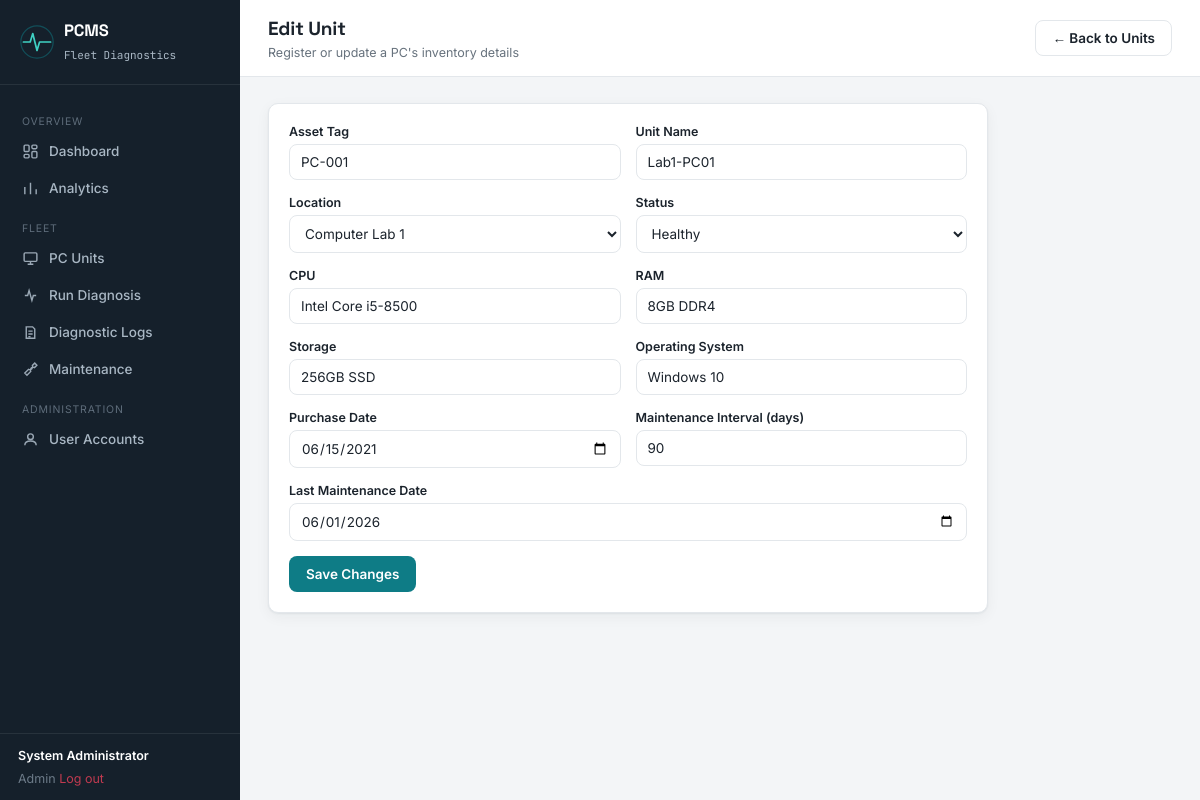
Screenshot of /unit_form.php?id=1 (signed in) with the database file from the repository.
### tables this page shows
CREATE TABLE units (
    id INT AUTO_INCREMENT PRIMARY KEY,
    asset_tag VARCHAR(30) NOT NULL UNIQUE,
    unit_name VARCHAR(100) NOT NULL,
    location_id INT NULL,
    cpu VARCHAR(100),
    ram VARCHAR(50),
    storage VARCHAR(100),
    os VARCHAR(50),
    purchase_date DATE NULL,
    status ENUM('healthy','at_risk','critical','under_repair','retired') NOT NULL DEFAULT 'healthy',
    maintenance_interval_days INT NOT NULL DEFAULT 90,
    last_maintenance_date DATE NULL,
    created_at TIMESTAMP DEFAULT CURRENT_TIMESTAMP,
    FOREIGN KEY (location_id) REFERENCES locations(id) ON DELETE SET NULL
);

CREATE TABLE locations (
    id INT AUTO_INCREMENT PRIMARY KEY,
    name VARCHAR(100) NOT NULL
);

### includes/functions.php (called while the page is built, shortened)
<?php
function e($str) {
    return htmlspecialchars($str ?? '', ENT_QUOTES, 'UTF-8');
}

### unit_form.php (the view, shortened to what this page needs)
<?php
require_once __DIR__ . '/includes/functions.php';
$pdo = getDB();
$id = $_GET['id'] ?? null;
$unit = ['asset_tag'=>'','unit_name'=>'','location_id'=>'','cpu'=>'','ram'=>'','storage'=>'','os'=>'',
         'purchase_date'=>'','status'=>'healthy','maintenance_interval_days'=>90,'last_maintenance_date'=>''];
if ($id) {
    $stmt = $pdo->prepare("SELECT * FROM units WHERE id = ?");
    $stmt->execute([$id]);
    $found = $stmt->fetch();
    if ($found) $unit = $found;
}
$locations = $pdo->query("SELECT * FROM locations ORDER BY name")->fetchAll();
require_once __DIR__ . '/includes/header.php';
?>
<div class="topbar">
    <div><h2><?= $id ? 'Edit Unit' : 'Add New Unit' ?></h2><div class="subtitle">Register or update a PC's inventory details</div></div>
    <a href="units.php" class="btn btn-outline">← Back to Units</a>
</div>
<div class="content">
    <div class="card" style="max-width:720px;">
        <form method="POST">
            <div class="form-grid">
                <div class="form-row">
                    <label>Asset Tag</label>
                    <input type="text" name="asset_tag" value="<?= e($unit['asset_tag']) ?>" placeholder="PC-016" required>
                </div>
                <div class="form-row">
                    <label>Unit Name</label>
                    <input type="text" name="unit_name" value="<?= e($unit['unit_name']) ?>" placeholder="Lab1-PC06" required>
                </div>
            </div>
            <div class="form-grid">
                <div class="form-row">
                    <label>Location</label>
                    <select name="location_id">
                        <?php foreach ($locations as $l): ?>
                        <option value="<?= $l['id'] ?>" <?= $unit['location_id']==$l['id']?'selected':'' ?>><?= e($l['name']) ?></option>
                        <?php endforeach; ?>
                    </select>
                </div>
                <div class="form-row">
                    <label>Status</label>
                    <select name="status">
                        <?php foreach (['healthy','at_risk','critical','under_repair','retired'] as $s): ?>
                        <option value="<?= $s ?>" <?= $unit['status']===$s?'selected':'' ?>><?= ucfirst(str_replace('_',' ',$s)) ?></option>
                        <?php endforeach; ?>
                    </select>
                </div>
            </div>
            <div class="form-grid">
                <div class="form-row"><label>CPU</label><input type="text" name="cpu" value="<?= e($unit['cpu']) ?>" placeholder="Intel Core i5-10400"></div>
                <div class="form-row"><label>RAM</label><input type="text" name="ram" value="<?= e($unit['ram']) ?>" placeholder="8GB DDR4"></div>
            </div>
            <div class="form-grid">
                <div class="form-row"><label>Storage</label><input type="text" name="storage" value="<?= e($unit['storage']) ?>" placeholder="256GB SSD"></div>
                <div class="form-row"><label>Operating System</label><input type="text" name="os" value="<?= e($unit['os']) ?>" placeholder="Windows 11"></div>
            </div>
            <div class="form-grid">
                <div class="form-row"><label>Purchase Date</label><input type="date" name="purchase_date" value="<?= e($unit['purchase_date']) ?>"></div>
                <div class="form-row"><label>Maintenance Interval (days)</label><input type="number" name="maintenance_interval_days" value="<?= e($unit['maintenance_interval_days']) ?>" min="7"></div>
            </div>
            <div class="form-row">
                <label>Last Maintenance Date</label>
                <input type="date" name="last_maintenance_date" value="<?= e($unit['last_maintenance_date']) ?>">
            </div>
            <button type="submit" class="btn btn-primary"><?= $id ? 'Save Changes' : 'Add Unit' ?></button>
        </form>
    </div>
</div>
<?php require_once __DIR__ . '/includes/footer.php'; ?>

### assets/css/style.css (style rules this page uses)
:root { --bg: #F3F5F7; --surface: #FFFFFF; --sidebar: #15202B; --sidebar-hover: #1E2C3A; --sidebar-text: #A9B7C4; --sidebar-text-active: #FFFFFF; --primary: #0E7C86; --primary-dark: #0A5D65; --primary-light: #E4F3F3; --text: #1B232C; --text-muted: #67727D; --border: #E3E7EB; --healthy: #2E8B57; --healthy-bg: #E7F5EC; --at-risk: #C98A00; --at-risk-bg: #FCF1D9; --high: #D2601D; --high-bg: #FBE7D8; --critical: #C13A50; --critical-bg: #FAE1E5; --repair: #5B5FC7; --repair-bg: #E9E9FB; --retired: #8A94A0; --retired-bg: #EBEDEF; --radius: 10px; --shadow: 0 1px 2px rgba(21,32,43,0.06), 0 4px 14px rgba(21,32,43,0.05); --font-display: 'Space Grotesk', sans-serif; --font-body: 'Inter', sans-serif; --font-mono: 'JetBrains Mono', monospace; }
* { box-sizing: border-box; }
html, body { margin: 0; padding: 0; background: var(--bg); color: var(--text); font-family: var(--font-body); font-size: 14.5px; -webkit-font-smoothing: antialiased; }
h1, h2, h3, h4 { font-family: var(--font-display); margin: 0 0 4px; letter-spacing: -0.01em; }
a { color: inherit; text-decoration: none; }
.topbar { background: var(--surface); border-bottom: 1px solid var(--border); padding: 16px 28px; display: flex; align-items: center; justify-content: space-between; }
.topbar h2 { font-size: 19px; }
.topbar .subtitle { color: var(--text-muted); font-size: 12.5px; margin-top: 2px; }
.content { padding: 26px 28px 60px; }
.card { background: var(--surface); border: 1px solid var(--border); border-radius: var(--radius); box-shadow: var(--shadow); padding: 20px; }
.btn { display: inline-flex; align-items: center; gap: 7px; padding: 9px 16px; border-radius: 8px; border: 1px solid transparent; font-family: var(--font-body); font-size: 13.5px; font-weight: 600; cursor: pointer; transition: transform .08s ease, background .12s ease; }
.btn-primary { background: var(--primary); color: #fff; }
.btn-outline { background: transparent; border-color: var(--border); color: var(--text); }
label { display: block; font-size: 12.5px; font-weight: 600; margin: 0 0 5px; color: var(--text); }
input[type=text], input[type=date], input[type=password], input[type=number], select, textarea { width: 100%; padding: 9px 11px; border: 1px solid var(--border); border-radius: 8px; font-family: var(--font-body); font-size: 13.5px; background: #fff; color: var(--text); }
.form-row { margin-bottom: 15px; }
.form-grid { display: grid; grid-template-columns: 1fr 1fr; gap: 15px; }

### rows the page displays
units: asset_tag "PC-001", unit_name "Lab1-PC01", location_id "Computer Lab 1", status "Healthy", cpu "Intel Core i5-8500", ram "8GB DDR4", storage "256GB SSD", os "Windows 10", purchase_date "06/15/2021", maintenance_interval_days "90", last_maintenance_date "06/01/2026"

### other values shown
$user['full_name'] "System Administrator"
$user['role'] "Admin"
